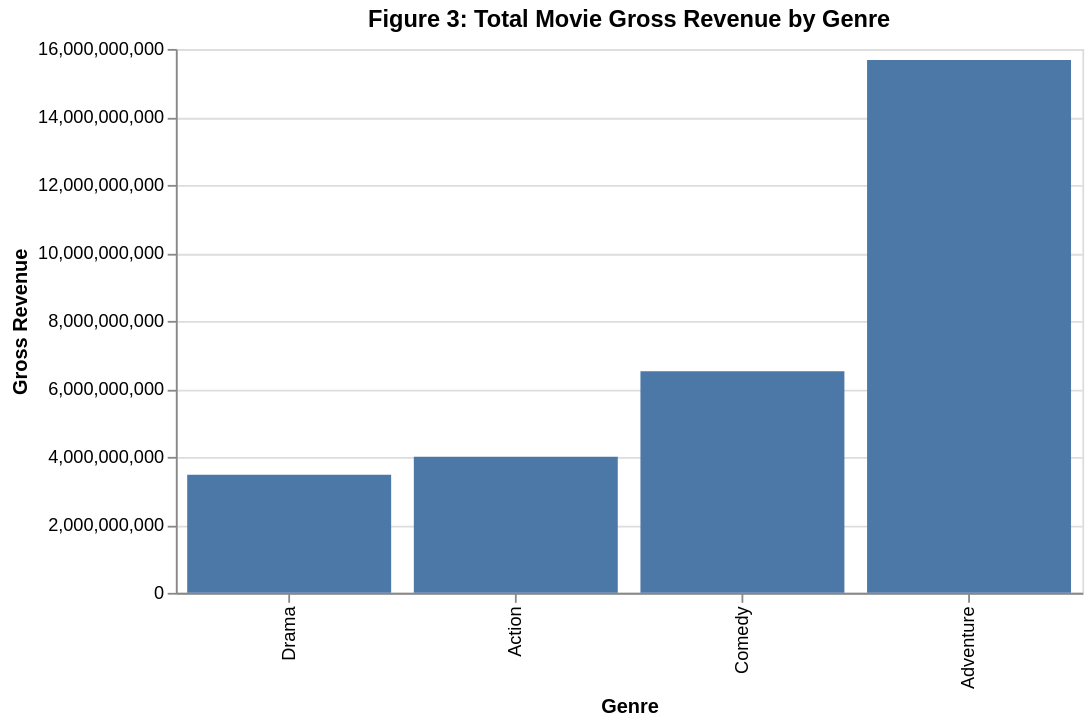

Here is the notebook cell this chart was saved with:
### Markdown cell above
And as a graph...

### Code cell
my_graph = plot_barchart(movie_merge_df, 'Total Movie Gross Revenue by Genre', 'genre', 'Genre', 'total_gross_dollars', 'Gross Revenue', 'sum')
my_graph

### Figure 1 — Vega-Lite specification as saved in the notebook (floating-point values rounded to 4 significant figures)
{"config": {"view": {"continuousWidth": 400, "continuousHeight": 300}}, "data": {"name": "data-f563539ce339d9b65ae8e7008775c1a7"}, "mark": "bar", "encoding": {"x": {"type": "nominal", "field": "genre", "sort": "y", "title": "Genre"}, "y": {"type": "quantitative", "field": "total_gross_dollars", "title": "Gross Revenue"}}, "height": 300, "title": "Figure 3: Total Movie Gross Revenue by Genre", "width": 500, "$schema": "https://vega.github.io/schema/vega-lite/v4.8.1.json", "datasets": {"data-f563539ce339d9b65ae8e7008775c1a7": [{"genre": "Action", "total_gross_dollars": 4003990137}, {"genre": "Adventure", "total_gross_dollars": 15677624824}, {"genre": "Comedy", "total_gross_dollars": 6520603755}, {"genre": "Drama", "total_gross_dollars": 3471135652}]}}
